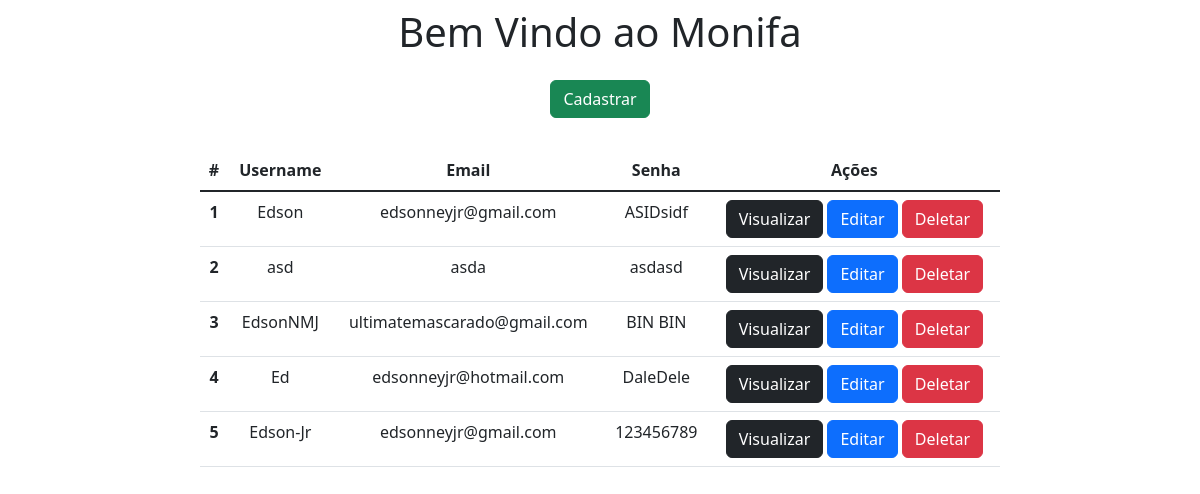
The page / on the database its author committed.
### monifa/models.py (models this page shows)
class Cadastro(models.Model):
  username = models.CharField(max_length=150)
  email = models.CharField(max_length=100)
  senha = models.CharField(max_length=24)

### monifa/views.py (the view)
# urls.py: 2. Add a URL to urlpatterns:  path('', views.home, name='home')
def home(request):
  data = {}
  data['db'] = Cadastro.objects.all()
  return render(request, 'home.html', data)

### monifa/templates/home.html (shortened to what this page needs)
<!DOCTYPE html>
<html lang="en">
<head>
  <link href="https://cdn.jsdelivr.net/npm/bootstrap@5.2.0/dist/css/bootstrap.min.css" rel="stylesheet">
</head>
<body>
  <div class="col-8 m-auto pt-2 pb-2 text-center">
    <h1>Bem Vindo ao Monifa</h1>
  </div>
  <div class="col-8 m-auto pt-2 pb-2 text-center">
    <a href="/cadastro" class="btn btn-success">Cadastrar</a>
  </div>
  <div class="col-8 m-auto pt-4 pb-2 text-center">
    <table class="table">
      <thead>
        <tr>
          <th scope="col">#</th>
          <th scope="col">Username</th>
          <th scope="col">Email</th>
          <th scope="col">Senha</th>
          <th scope="col">Ações</th>
        </tr>
      </thead>
      <tbody class="table-group-divider">
        {% for item in db %}
        <tr>
          <th>{{item.id}}</th>
          <td>{{item.username}}</td>
          <td>{{item.email}}</td>
          <td>{{item.senha}}</td>
          <td>
            <a href="/view/{{item.id}}/" class="btn btn-dark">Visualizar</a>
            <a href="/edit/{{item.id}}/" class="btn btn-primary">Editar</a>
            <a href="/delete/{{item.id}}/" class="btn btn-danger btnDel">Deletar</a>
          </td>
        </tr>
        {% endfor %}
      </tbody>
    </table>
  </div>
  {% load static %}
</body>
</html>

### rows shown on the page
Cadastro: id "1", username "Edson", email "edsonneyjr@gmail.com", senha "ASIDsidf"
Cadastro: id "2", username "asd", email "asda", senha "asdasd"
Cadastro: id "3", username "EdsonNMJ", email "ultimatemascarado@gmail.com", senha "BIN BIN"
Cadastro: id "4", username "Ed", email "edsonneyjr@hotmail.com", senha "DaleDele"
Cadastro: id "5", username "Edson-Jr", email "edsonneyjr@gmail.com", senha "123456789"
